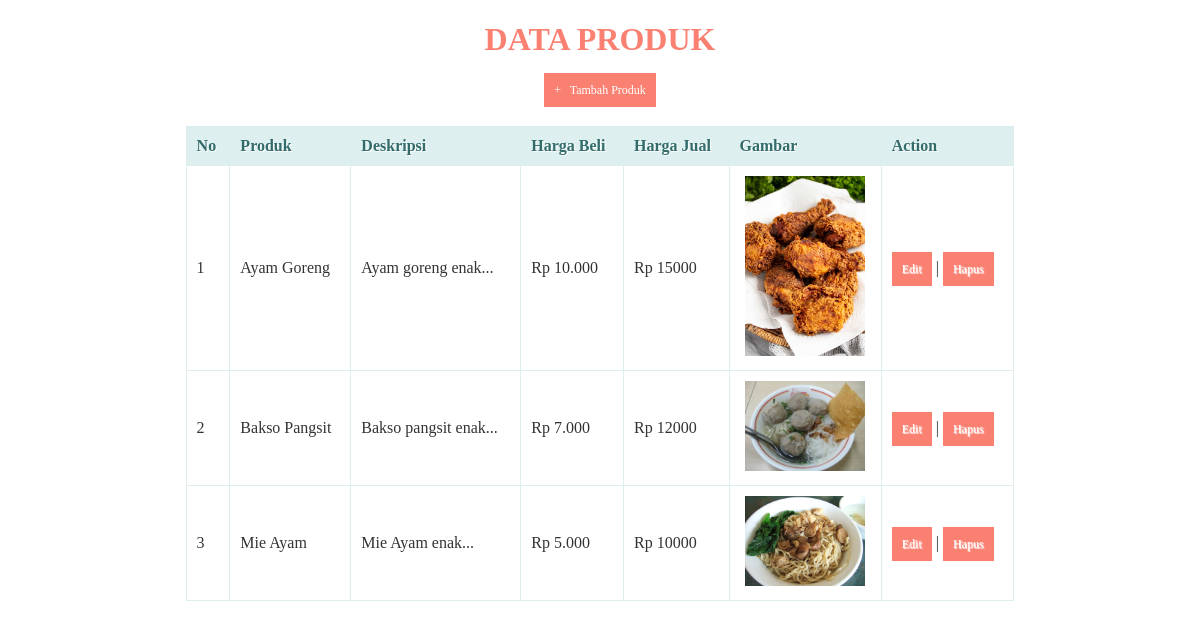
The page / on the database its author committed.
### tables this page shows
CREATE TABLE `produk` (
  `id` int(11) NOT NULL,
  `nama_produk` varchar(255) NOT NULL,
  `deskripsi` text NOT NULL,
  `harga_beli` int(11) NOT NULL,
  `harga_jual` int(11) NOT NULL,
  `gambar_produk` varchar(255) NOT NULL
);

### index.php (the view, shortened to what this page needs)
<?php
  include('koneksi.php');
?>
<!DOCTYPE html>
<html lang="en">
<head>
</head>
<body>
    <center><h1>Data Produk</h1></center>
    <center><a href="tambah_produk.php">+ &nbsp; Tambah Produk</a></center>
    <br>
    <table>
        <thead>
            <tr>
                <th>No</th>
                <th>Produk</th>
                <th>Deskripsi</th>
                <th>Harga Beli</th>
                <th>Harga Jual</th>
                <th>Gambar</th>
                <th>Action</th>
            </tr>
        </thead>
        <tbody>
            <?php
            $query = "SELECT * FROM produk ORDER BY id ASC";
            $result = mysqli_query($koneksi, $query);
            $no = 1;
            while($row = mysqli_fetch_assoc($result))
            {
           ?>
        <tr>
            <td><?php echo $no; ?></td>
            <td><?php echo $row['nama_produk']; ?></td>
            <td><?php echo substr($row['deskripsi'], 0, 20); ?>...</td>
            <td>Rp <?php echo number_format($row['harga_beli'],0,',','.'); ?></td>
            <td>Rp <?php echo $row['harga_jual']; ?></td>
            <td style="text-align: center;"><img src="gambar/<?php echo $row['gambar_produk'];  ?>" style="width: 120px"></td>
            <td>
                <a href="edit_produk.php?id=<?php echo $row['id']; ?>">Edit</a> |
                <a href="proses_hapus.php?id=<?php echo $row['id']; ?>" onclick="return_confirm('Anda yakin akan menghapus data ini?')">Hapus</a>
            </td>
        </tr>
        <?php
        $no++;
        }
        ?>
        </tbody>
    </table>
</body>
</html>

### index.php (style rules this page uses)
* { font-family: "Trebuchet MS"; }
h1 { text-transform: uppercase; color: salmon; }
table { border: solud 1px; border-collapse: collapse; border-spacing: 0; width: 70%; margin: 10px auto 10px auto; }
table thead th { background-color: #DDEFEF; border: solid 1px #DDEEEE; color: #336B6B; padding: 10px; text-align: left; text-shadow: 1px 1px 1px #fff; text-decoration: none; }
table tbody td { border: solid 1px #DDEEEE; color: #333; padding: 10px; text-shadow: 1px 1px 1px #fff; }
a { background-color: salmon; color: #fff; padding: 10px; text-decoration: none; font-size: 12px; }

### rows shown on the page
produk: nama_produk "Ayam Goreng", deskripsi "Ayam goreng enak", harga_beli "10.000", harga_jual "15000", gambar_produk (picture)
produk: nama_produk "Bakso Pangsit", deskripsi "Bakso pangsit enak", harga_beli "7.000", harga_jual "12000", gambar_produk (picture)
produk: nama_produk "Mie Ayam", deskripsi "Mie Ayam enak", harga_beli "5.000", harga_jual "10000", gambar_produk (picture)
